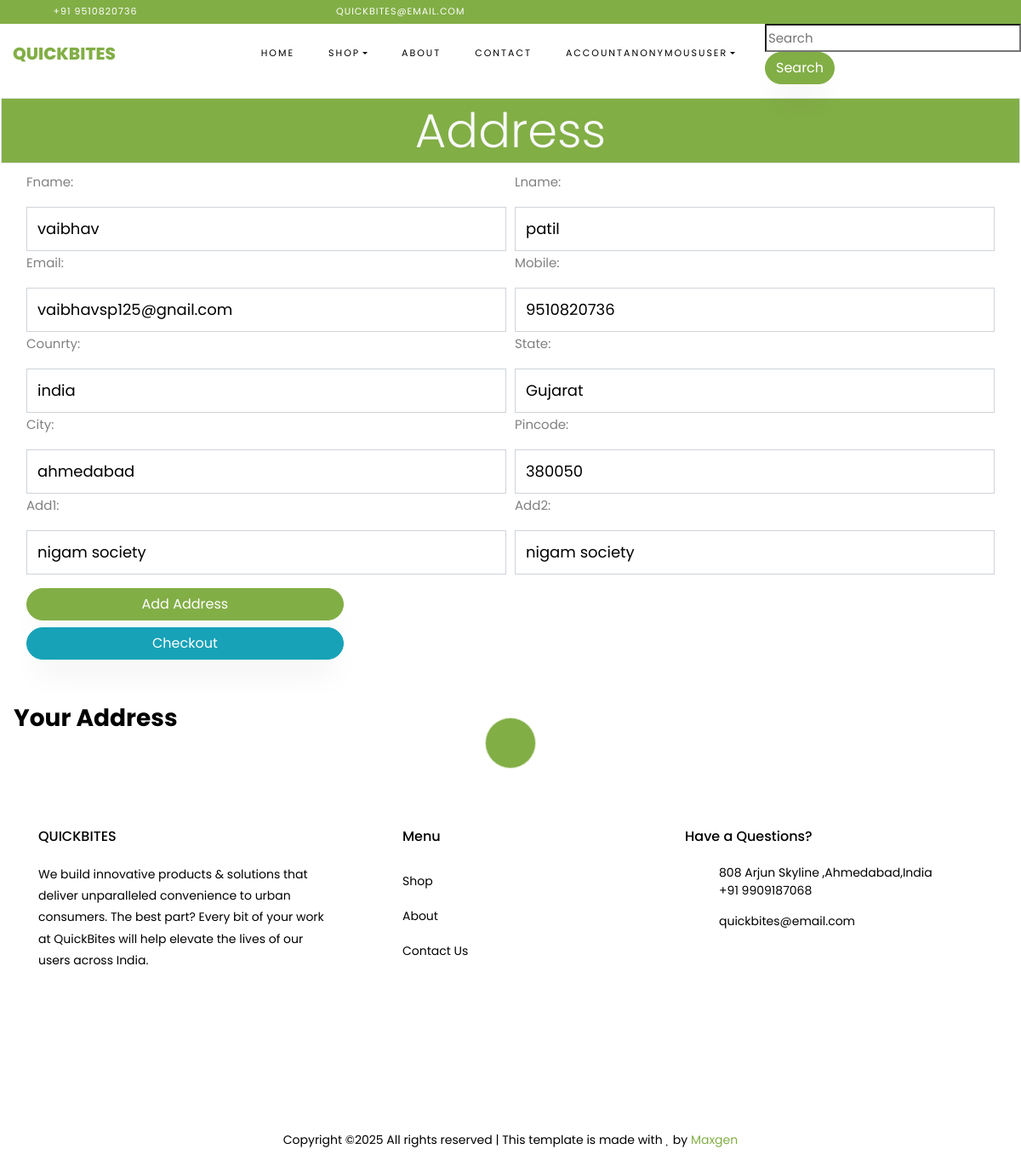
Screenshot of /Addressupdate/17/ with the database file from the repository.
### myapp/models.py (models this page shows, shortened)
class CustomeraddressModel(models.Model):
    user = models.ForeignKey(User,on_delete=models.CASCADE)
    fname = models.CharField(max_length=200)
    lname = models.CharField(max_length=200)
    email = models.EmailField()
    mobile = models.IntegerField()
    counrty = models.CharField(max_length=200)
    state = models.CharField(max_length=200)
    city = models.CharField(max_length=200)
    pincode = models.IntegerField()
    add1 = models.CharField(max_length=200)
    add2 = models.CharField(max_length=200)

### myapp/views.py (the view)
# urls.py: path('Addressupdate/<int:id>/',UpdateaddressView,name='Addressupdate'),
def UpdateaddressView(request, id):
    address = CustomeraddressModel.objects.all()  # Show data of Student Table
    set_address = CustomeraddressModel.objects.get(id=id)
    if request.method == 'POST':
        form = CustomeraddressForm(
            request.POST, request.FILES, instance=set_address)
        if form.is_valid():
            form.save()
            messages.success(request, 'Student Successfully Updated')
            return redirect('/address/')
    else:
        form = CustomeraddressForm(instance=set_address)
    context = {'form': form, 'address': address}
    return render(request, 'address.html', context)

### myapp/templates/address.html (shortened to what this page needs)
{% extends 'base.html' %}
{% load static %}
{% block body %}
<div class="container-fluid p-3">
    <div class="row">
        <div class="col-sm-12 m-0 p-0 ">
            <h2 class="display-4 p-1 border text-center text-light bg-secondary">Address</h2>
        </div>
    </div>
    <div class="row  ">
        <div class=" col-lg-12" align="center">
            <div class=" col-lg-12  ">
                <form method='POST' novalidate>
                    <div class="form-row">
                        {% for fm in form %}
                        <div class="col-6" align="left">
                            <label >{{fm.label_tag}}</label>
                            {{fm}}
                        </div>
                        {% endfor %}
                        <div class=" col-4 mt-3">
                            <button type="submit" class="btn btn-block btn-primary">
                                Add Address</button>
                                <a href="/checkout/" <button class="btn btn-block btn-info" type="submit">Checkout</button></a>
                        </div>
                    </div>
                </form>
            </div>
        </div>
        <div class="container-fluid">
            <div class="row mt-5  ">
                <div class="col-sm-12">
                    <h3><strong>Your Address</strong></h3>
                </div>
            </div>
        </div>
    </div>
    {% endblock body %}

### rows the page displays
CustomeraddressModel: form "vaibhav" "patil" "vaibhavsp125@gnail.com" "9510820736" "india" "Gujarat" "ahmedabad" "380050" "nigam society" "nigam society"

### other values shown
{{ request.user }} "ANONYMOUSUSER"
{{ fm.label_tag }} "Fname:" "Lname:" "Email:" "Mobile:" "Counrty:" "State:" "City:" "Pincode:" "Add1:" "Add2:"
